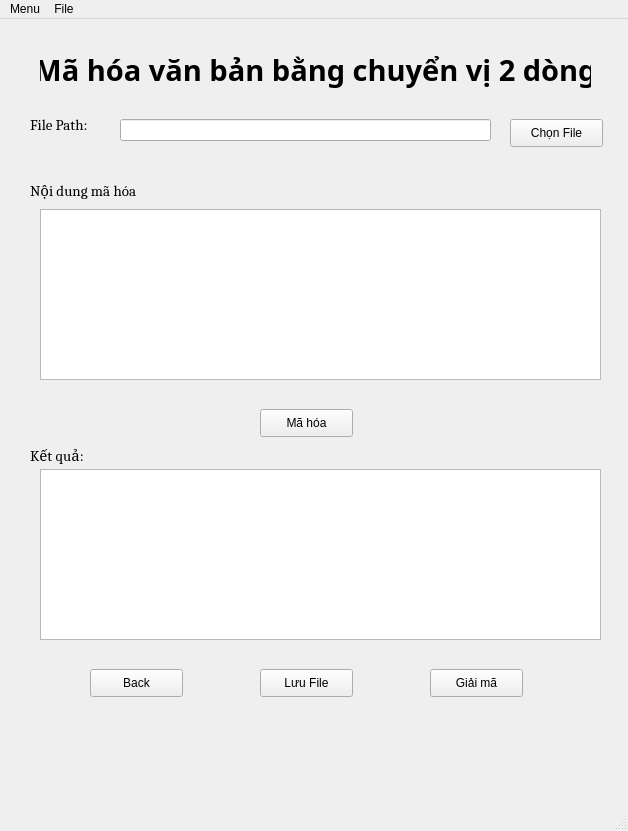
<?xml version="1.0" encoding="UTF-8"?>
<ui version="4.0">
 <class>MainWindow</class>
 <widget class="QMainWindow" name="MainWindow">
  <property name="enabled">
   <bool>true</bool>
  </property>
  <property name="geometry">
   <rect>
    <x>0</x>
    <y>0</y>
    <width>628</width>
    <height>831</height>
   </rect>
  </property>
  <property name="windowTitle">
   <string>MainWindow</string>
  </property>
  <widget class="QWidget" name="centralwidget">
   <widget class="QLineEdit" name="EdtPath">
    <property name="geometry">
     <rect>
      <x>120</x>
      <y>100</y>
      <width>371</width>
      <height>22</height>
     </rect>
    </property>
   </widget>
   <widget class="QTextEdit" name="input">
    <property name="geometry">
     <rect>
      <x>40</x>
      <y>190</y>
      <width>561</width>
      <height>171</height>
     </rect>
    </property>
   </widget>
   <widget class="QLabel" name="label_3">
    <property name="geometry">
     <rect>
      <x>30</x>
      <y>150</y>
      <width>171</width>
      <height>41</height>
     </rect>
    </property>
    <property name="font">
     <font>
      <family>Cambria</family>
      <pointsize>11</pointsize>
      <weight>50</weight>
      <bold>false</bold>
     </font>
    </property>
    <property name="text">
     <string>Nội dung mã hóa</string>
    </property>
   </widget>
   <widget class="QLabel" name="label_2">
    <property name="geometry">
     <rect>
      <x>30</x>
      <y>90</y>
      <width>81</width>
      <height>31</height>
     </rect>
    </property>
    <property name="font">
     <font>
      <family>Cambria</family>
      <pointsize>11</pointsize>
      <weight>50</weight>
      <bold>false</bold>
     </font>
    </property>
    <property name="text">
     <string>File Path:</string>
    </property>
   </widget>
   <widget class="QPushButton" name="btnChonFile">
    <property name="geometry">
     <rect>
      <x>510</x>
      <y>100</y>
      <width>93</width>
      <height>28</height>
     </rect>
    </property>
    <property name="font">
     <font>
      <pointsize>9</pointsize>
     </font>
    </property>
    <property name="text">
     <string>Chọn File</string>
    </property>
   </widget>
   <widget class="QTextEdit" name="result">
    <property name="geometry">
     <rect>
      <x>40</x>
      <y>450</y>
      <width>561</width>
      <height>171</height>
     </rect>
    </property>
   </widget>
   <widget class="QPushButton" name="btnGiaiMaChuyenViHaiDong">
    <property name="geometry">
     <rect>
      <x>430</x>
      <y>650</y>
      <width>93</width>
      <height>28</height>
     </rect>
    </property>
    <property name="font">
     <font>
      <pointsize>9</pointsize>
     </font>
    </property>
    <property name="text">
     <string>Giải mã</string>
    </property>
   </widget>
   <widget class="QLabel" name="label">
    <property name="geometry">
     <rect>
      <x>40</x>
      <y>0</y>
      <width>551</width>
      <height>101</height>
     </rect>
    </property>
    <property name="font">
     <font>
      <family>Sitka Heading Semibold</family>
      <pointsize>22</pointsize>
      <weight>75</weight>
      <bold>true</bold>
     </font>
    </property>
    <property name="text">
     <string>Mã hóa văn bản bằng chuyển vị 2 dòng</string>
    </property>
    <property name="alignment">
     <set>Qt::AlignCenter</set>
    </property>
   </widget>
   <widget class="QPushButton" name="btnMaHoaChuyenViHaiDong">
    <property name="geometry">
     <rect>
      <x>260</x>
      <y>390</y>
      <width>93</width>
      <height>28</height>
     </rect>
    </property>
    <property name="font">
     <font>
      <pointsize>9</pointsize>
     </font>
    </property>
    <property name="text">
     <string>Mã hóa</string>
    </property>
   </widget>
   <widget class="QPushButton" name="btnSave">
    <property name="geometry">
     <rect>
      <x>260</x>
      <y>650</y>
      <width>93</width>
      <height>28</height>
     </rect>
    </property>
    <property name="font">
     <font>
      <pointsize>9</pointsize>
     </font>
    </property>
    <property name="text">
     <string>Lưu File</string>
    </property>
   </widget>
   <widget class="QPushButton" name="btnBack">
    <property name="geometry">
     <rect>
      <x>90</x>
      <y>650</y>
      <width>93</width>
      <height>28</height>
     </rect>
    </property>
    <property name="font">
     <font>
      <pointsize>9</pointsize>
     </font>
    </property>
    <property name="text">
     <string>Back</string>
    </property>
   </widget>
   <widget class="QLabel" name="label_4">
    <property name="geometry">
     <rect>
      <x>30</x>
      <y>420</y>
      <width>141</width>
      <height>31</height>
     </rect>
    </property>
    <property name="font">
     <font>
      <family>Cambria</family>
      <pointsize>11</pointsize>
      <weight>50</weight>
      <bold>false</bold>
     </font>
    </property>
    <property name="text">
     <string>Kết quả:</string>
    </property>
   </widget>
  </widget>
  <widget class="QMenuBar" name="menubar">
   <property name="geometry">
    <rect>
     <x>0</x>
     <y>0</y>
     <width>628</width>
     <height>26</height>
    </rect>
   </property>
   <widget class="QMenu" name="menuFile">
    <property name="title">
     <string>File</string>
    </property>
    <addaction name="actionOpen_File"/>
    <addaction name="actionSave_File"/>
    <addaction name="separator"/>
   </widget>
   <widget class="QMenu" name="menuMenu">
    <property name="title">
     <string>Menu</string>
    </property>
    <addaction name="actionMa_Hoa"/>
    <addaction name="actionGiai_Ma"/>
    <addaction name="separator"/>
    <addaction name="actionExit_2"/>
   </widget>
   <addaction name="menuMenu"/>
   <addaction name="menuFile"/>
  </widget>
  <widget class="QStatusBar" name="statusbar"/>
  <action name="actionOpen_File">
   <property name="text">
    <string>Open File</string>
   </property>
  </action>
  <action name="actionSave_File">
   <property name="text">
    <string>Save File</string>
   </property>
  </action>
  <action name="actionExit">
   <property name="text">
    <string>Exit</string>
   </property>
  </action>
  <action name="actionMa_Hoa">
   <property name="text">
    <string>Mã hóa</string>
   </property>
  </action>
  <action name="actionGiai_Ma">
   <property name="text">
    <string>Giải mã</string>
   </property>
  </action>
  <action name="actionExit_2">
   <property name="text">
    <string>Exit</string>
   </property>
  </action>
 </widget>
 <resources/>
 <connections/>
</ui>
